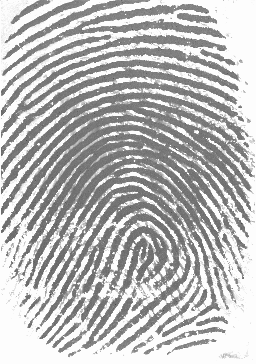
#> input picture image_processing/examples/101_1.bmp, 256 x 364 px
$ python normal_phone.py --input ../examples/101_1.bmp
#> lines starting #> are read from the running program, lines starting #| are printed output that depends on the picture; after the words box and inside, x2 and y2 are one past the last pixel; in counts of white or black regions, pixels touching at a corner belong together
#> further down, img is the input picture: shape (364, 256, 3); min 70, max 253, mean 186.6
### image_processing/utils/utils/normalization.py
"""
Normalization is used to standardize the intensity values in an image by adjusting the range of
gray level values so that they extend in a desired range of values and improve the contrast of the
image. The main goal of normalization is to reduce the variance of the gray level value along the
ridges to facilitate subsequent processing steps
"""
from math import sqrt
import numpy as np


def normalize_pixel(x, v0, v, m, m0):
    """
    From Handbook of Fingerprint Recognition pg 133
    Normalize job used by Hong, Wan and Jain(1998)
    similar to https://pdfs.semanticscholar.org/6e86/1d0b58bdf7e2e2bb0ecbf274cee6974fe13f.pdf equation 21
    :param x: pixel value
    :param v0: desired variance
    :param v: global image variance
    :param m: global image mean
    :param m0: desired mean
    :return: normilized pixel
    """
    dev_coeff = sqrt((v0 * ((x - m)**2)) / v)
    return m0 + dev_coeff if x > m else m0 - dev_coeff

def normalize(im, m0, v0):
    m = np.mean(im)
    v = np.std(im) ** 2
    (y, x) = im.shape
    normilize_image = im.copy()
    for i in range(x):
        for j in range(y):
            normilize_image[j, i] = normalize_pixel(im[j, i], v0, v, m, m0)

    return normilize_image

### image_processing/utils/utils/segmentation.py
"""
In order to eliminate the edges of the image and areas that are too noisy, segmentation is
necessary. It is based on the calculation of the variance of gray levels. For this purpose, the image
is divided into sub-blocks of (W × W) size’s and for each block the variance.
Then, the root of the variance of each block is compared with a threshold T, if the value obtained
is lower than the threshold, then the corresponding block is considered as the background of the
image and will be excluded by the subsequent processing.

The selected threshold value is T = 0.2 and the selected block size is W = 16

This step makes it possible to reduce the size of the useful part of the image and subsequently to
optimize the extraction phase of the biometric data.
"""
import numpy as np
import cv2 as cv


def normalise(img):
    return (img - np.mean(img))/(np.std(img))


def create_segmented_and_variance_images(im, w, threshold=.2):
    """
    Returns mask identifying the ROI. Calculates the standard deviation in each image block and threshold the ROI
    It also normalises the intesity values of
    the image so that the ridge regions have zero mean, unit standard
    deviation.
    :param im: Image
    :param w: size of the block
    :param threshold: std threshold
    :return: segmented_image
    """
    (y, x) = im.shape
    threshold = np.std(im)*threshold

    image_variance = np.zeros(im.shape)
    segmented_image = im.copy()
    mask = np.ones_like(im)

    for i in range(0, x, w):
        for j in range(0, y, w):
            box = [i, j, min(i + w, x), min(j + w, y)]
            block_stddev = np.std(im[box[1]:box[3], box[0]:box[2]])
            image_variance[box[1]:box[3], box[0]:box[2]] = block_stddev

    # apply threshold
    mask[image_variance < threshold] = 0

    # smooth mask with a open/close morphological filter
    kernel = cv.getStructuringElement(cv.MORPH_ELLIPSE,(w*2, w*2))
    mask = cv.morphologyEx(mask, cv.MORPH_OPEN, kernel)
    mask = cv.morphologyEx(mask, cv.MORPH_CLOSE, kernel)

    # normalize segmented image
    segmented_image *= mask
    im = normalise(im)
    mean_val = np.mean(im[mask==0])
    std_val = np.std(im[mask==0])
    norm_img = (im - mean_val)/(std_val)

    return segmented_image, norm_img, mask

### image_processing/utils/utils/orientation.py
import math
import numpy as np
import cv2 as cv


def calculate_angles(im, W, smoth=False):
    """
    anisotropy orientation estimate, based on equations 5 from:
    https://pdfs.semanticscholar.org/6e86/1d0b58bdf7e2e2bb0ecbf274cee6974fe13f.pdf
    :param im:
    :param W: int width of the ridge
    :return: array
    """
    j1 = lambda x, y: 2 * x * y
    j2 = lambda x, y: x ** 2 - y ** 2
    j3 = lambda x, y: x ** 2 + y ** 2

    (y, x) = im.shape

    sobelOperator = [[-1, 0, 1], [-2, 0, 2], [-1, 0, 1]]
    ySobel = np.array(sobelOperator).astype(np.int_)
    xSobel = np.transpose(ySobel).astype(np.int_)

    result = [[] for i in range(1, y, W)]

    Gx_ = cv.filter2D(im/125,-1, ySobel)*125
    Gy_ = cv.filter2D(im/125,-1, xSobel)*125

    for j in range(1, y, W):
        for i in range(1, x, W):
            nominator = 0
            denominator = 0
            for l in range(j, min(j + W, y - 1)):
                for k in range(i, min(i + W , x - 1)):
                    Gx = round(Gx_[l, k])  # horizontal gradients at l, k
                    Gy = round(Gy_[l, k])  # vertial gradients at l, k
                    nominator += j1(Gx, Gy)
                    denominator += j2(Gx, Gy)

            # nominator = round(np.sum(Gy_[j:min(j + W, y - 1), i:min(i + W , x - 1)]))
            # denominator = round(np.sum(Gx_[j:min(j + W, y - 1), i:min(i + W , x - 1)]))
            if nominator or denominator:
                angle = (math.pi + math.atan2(nominator, denominator)) / 2
                orientation = np.pi/2 + math.atan2(nominator,denominator)/2
                result[int((j-1) // W)].append(angle)
            else:
                result[int((j-1) // W)].append(0)

            # segment image
            # focus_img = im[j:min(j + W, y - 1), i:min(i + W , x - 1)]
            # segmentator = -1 if segmentator/W*W < np.max(focus_img)*

    result = np.array(result)

    if smoth:
        result = smooth_angles(result)

    return result


def gauss(x, y):
    ssigma = 1.0
    return (1 / (2 * math.pi * ssigma)) * math.exp(-(x * x + y * y) / (2 * ssigma))


# [56 lines left out: functions kernel_from_function, smooth_angles, get_line_ends, visualize_angles, not called in this run]

### image_processing/utils/utils/frequency.py
import numpy as np
import math
import scipy.ndimage


def frequest(im, orientim, kernel_size, minWaveLength, maxWaveLength):
    """
    Based on https://pdfs.semanticscholar.org/ca0d/a7c552877e30e1c5d87dfcfb8b5972b0acd9.pdf pg.14
    Function to estimate the fingerprint ridge frequency within a small block
    of a fingerprint image.
    An image block the same size as im with all values set to the estimated ridge spatial frequency.  If a
    ridge frequency cannot be found, or cannot be found within the limits set by min and max Wavlength freqim is set to zeros.
    """
    rows, cols = np.shape(im)

    # Find mean orientation within the block. This is done by averaging the
    # sines and cosines of the doubled angles before reconstructing the angle again.
    cosorient = np.cos(2*orientim) # np.mean(np.cos(2*orientim))
    sinorient = np.sin(2*orientim) # np.mean(np.sin(2*orientim))
    block_orient = math.atan2(sinorient,cosorient)/2

    # Rotate the image block so that the ridges are vertical
    rotim = scipy.ndimage.rotate(im,block_orient/np.pi*180 + 90,axes=(1,0),reshape = False,order = 3,mode = 'nearest')

    # Now crop the image so that the rotated image does not contain any invalid regions.
    cropsze = int(np.fix(rows/np.sqrt(2)))
    offset = int(np.fix((rows-cropsze)/2))
    rotim = rotim[offset:offset+cropsze][:,offset:offset+cropsze]

    # Sum down the columns to get a projection of the grey values down the ridges.
    ridge_sum = np.sum(rotim, axis = 0)
    dilation = scipy.ndimage.grey_dilation(ridge_sum, kernel_size, structure=np.ones(kernel_size))
    ridge_noise = np.abs(dilation - ridge_sum); peak_thresh = 2;
    maxpts = (ridge_noise < peak_thresh) & (ridge_sum > np.mean(ridge_sum))
    maxind = np.where(maxpts)
    _, no_of_peaks = np.shape(maxind)

    # Determine the spatial frequency of the ridges by dividing the
    # distance between the 1st and last peaks by the (No of peaks-1). If no
    # peaks are detected, or the wavelength is outside the allowed bounds, the frequency image is set to 0
    if(no_of_peaks<2):
        freq_block = np.zeros(im.shape)
    else:
        waveLength = (maxind[0][-1] - maxind[0][0])/(no_of_peaks - 1)
        if waveLength>=minWaveLength and waveLength<=maxWaveLength:
            freq_block = 1/np.double(waveLength) * np.ones(im.shape)
        else:
            freq_block = np.zeros(im.shape)
    return(freq_block)


def ridge_freq(im, mask, orient, block_size, kernel_size, minWaveLength, maxWaveLength):
    # Function to estimate the fingerprint ridge frequency across a
    # fingerprint image.
    rows,cols = im.shape
    freq = np.zeros((rows,cols))

    for row in range(0, rows - block_size, block_size):
        for col in range(0, cols - block_size, block_size):
            image_block = im[row:row + block_size][:, col:col + block_size]
            angle_block = orient[row // block_size][col // block_size]
            if angle_block:
                freq[row:row + block_size][:, col:col + block_size] = frequest(image_block, angle_block, kernel_size,
                                                                               minWaveLength, maxWaveLength)

    freq = freq*mask
    freq_1d = np.reshape(freq,(1,rows*cols))
    ind = np.where(freq_1d>0)
    ind = np.array(ind)
    ind = ind[1,:]
    non_zero_elems_in_freq = freq_1d[0][ind]
    medianfreq = np.median(non_zero_elems_in_freq) * mask

    return medianfreq

### image_processing/utils/utils/gabor_filter.py
"""
The principle of gabor filtering is to modify the value of the pixels of an image, generally in order to
improve its appearance. In practice, it is a matter of creating a new image using the pixel values
of the original image, in order to select in the Fourier domain the set of frequencies that make up
the region to be detected. The filter used is the Gabor filter with even symmetry and oriented at 0 degrees.

The resulting image will be the spatial convolution of the original (normalized) image and one of
the base filters in the direction and local frequency from the two directional and frequency maps
https://airccj.org/CSCP/vol7/csit76809.pdf pg.91
"""

import numpy as np
import scipy
def gabor_filter(im, orient, freq, kx=0.65, ky=0.65):
    """
    Gabor filter is a linear filter used for edge detection. Gabor filter can be viewed as a sinusoidal plane of
    particular frequency and orientation, modulated by a Gaussian envelope.
    :param im:
    :param orient:
    :param freq:
    :param kx:
    :param ky:
    :return:
    """
    angleInc = 3
    im = np.double(im)
    rows, cols = im.shape
    return_img = np.zeros((rows,cols))

    # Round the array of frequencies to the nearest 0.01 to reduce the
    # number of distinct frequencies we have to deal with.
    # Flatten and sanitize frequency map
    freq_1d = freq.flatten()
    if not np.all(np.isfinite(freq_1d)):
        freq_1d = freq_1d[np.isfinite(freq_1d)]
    frequency_ind = np.array(np.where(freq_1d>0))
    non_zero_elems_in_freq = freq_1d[frequency_ind]
    non_zero_elems_in_freq = np.double(np.round((non_zero_elems_in_freq*100)))/100
    unfreq = np.unique(non_zero_elems_in_freq)

    # Fallback: if no valid frequencies, return a simple binarization
    if unfreq.size == 0:
        # Use mean threshold to create a binary image compatible with downstream steps
        thresh = np.nanmean(im) if np.isfinite(im).any() else 0.0
        gabor_img = (im > thresh).astype(np.uint8) * 255
        return gabor_img

    # Generate filters corresponding to these distinct frequencies and
    # orientations in 'angleInc' increments.
    sigma_x = 1/unfreq*kx
    sigma_y = 1/unfreq*ky
    block_size = np.round(3*np.max([sigma_x,sigma_y]))
    block_size = int(block_size)
    if block_size < 1:
        block_size = 1
    array = np.linspace(-block_size,block_size,(2*block_size + 1))
    x, y = np.meshgrid(array, array)

    # gabor filter equation
    reffilter = np.exp(-(((np.power(x,2))/(sigma_x*sigma_x) + (np.power(y,2))/(sigma_y*sigma_y)))) * np.cos(2*np.pi*unfreq[0]*x)
    filt_rows, filt_cols = reffilter.shape
    gabor_filter = np.array(np.zeros((180//angleInc, filt_rows, filt_cols)))

    # Generate rotated versions of the filter.
    for degree in range(0,180//angleInc):
        rot_filt = scipy.ndimage.rotate(reffilter,-(degree*angleInc + 90),reshape = False)
        gabor_filter[degree] = rot_filt

    # Convert orientation matrix values from radians to an index value that corresponds to round(degrees/angleInc)
    maxorientindex = np.round(180/angleInc)
    orientindex = np.round(orient/np.pi*180/angleInc)
    for i in range(0,rows//16):
        for j in range(0,cols//16):
            if(orientindex[i][j] < 1):
                orientindex[i][j] = orientindex[i][j] + maxorientindex
            if(orientindex[i][j] > maxorientindex):
                orientindex[i][j] = orientindex[i][j] - maxorientindex

    # Find indices of matrix points greater than maxsze from the image boundary
    block_size = int(block_size)
    valid_row, valid_col = np.where(freq>0)
    finalind = \
        np.where((valid_row>block_size) & (valid_row<rows - block_size) & (valid_col>block_size) & (valid_col<cols - block_size))

    for k in range(0, np.shape(finalind)[1]):
        r = valid_row[finalind[0][k]]; c = valid_col[finalind[0][k]]
        img_block = im[r-block_size:r+block_size + 1][:,c-block_size:c+block_size + 1]
        return_img[r][c] = np.sum(img_block * gabor_filter[int(orientindex[r//16][c//16]) - 1])

    gabor_img = 255 - np.array((return_img < 0)*255).astype(np.uint8)

    return gabor_img

### image_processing/utils/normal_phone.py
# normal_phone.py
import os
import cv2
import numpy as np
from skimage.filters import threshold_sauvola
from PIL import Image

# IITK utils
from utils.normalization import normalize as iitk_normalize
from utils.segmentation import create_segmented_and_variance_images
from utils.orientation import calculate_angles
from utils.frequency import ridge_freq
from utils.gabor_filter import gabor_filter

# -------------------------
# Utilities
# -------------------------
def to_gray(img: np.ndarray) -> np.ndarray:
    if img.ndim == 3:
        img = cv2.cvtColor(img, cv2.COLOR_BGR2GRAY)
#> img: shape (364, 256)
    return img

def pad_to_square(img: np.ndarray, size: int = 512) -> np.ndarray:
#> called with size = 512
    h, w = img.shape[:2]
    scale = size / max(h, w)
    new_w, new_h = int(round(w * scale)), int(round(h * scale))
    resized = cv2.resize(img, (new_w, new_h), interpolation=cv2.INTER_AREA)
    canvas = np.full((size, size), 255, dtype=np.uint8)
    x0 = (size - new_w) // 2
    y0 = (size - new_h) // 2
    canvas[y0:y0+new_h, x0:x0+new_w] = resized
    return canvas

def remove_background(img: np.ndarray, sigma: int = 35) -> np.ndarray:
#> called with sigma = 35
    f = img.astype(np.float32)
    bg = cv2.GaussianBlur(f, (0, 0), sigma)
    diff = cv2.subtract(f, bg)
    norm = cv2.normalize(diff, None, 0, 255, cv2.NORM_MINMAX)
    return norm.astype(np.uint8)

def enhance_contrast(img: np.ndarray, clip_limit=2.0, tile_grid_size=(4, 4)) -> np.ndarray:
#> called with clip_limit = 2, tile_grid_size = (4, 4)
    clahe = cv2.createCLAHE(clipLimit=clip_limit, tileGridSize=tile_grid_size)
    return clahe.apply(img)

def unsharp_mask(img, ksize=(5, 5), amount=1.5):
#> called with ksize = (5, 5), amount = 1.5
    blur = cv2.GaussianBlur(img, ksize, 0)
    return cv2.addWeighted(img, 1 + amount, blur, -amount, 0)

def adaptive_binarize(img):
    win_size = 25
    thresh = threshold_sauvola(img, window_size=win_size)
    binary = (img > thresh).astype(np.uint8) * 255
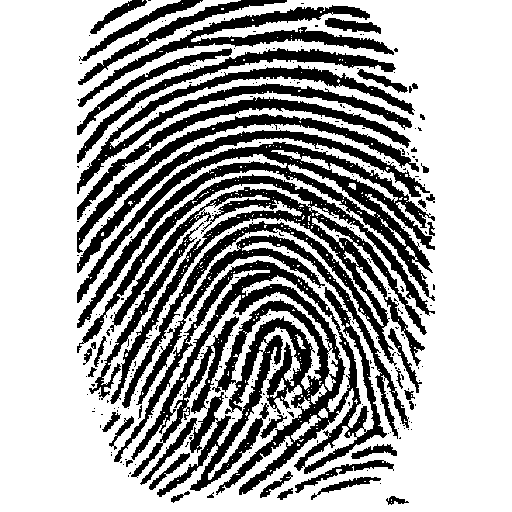
#> binary: shape (512, 512); 67% white; 301 black regions (253 under 20 px), largest, box (x1, y1, x2, y2) and area: (114, 235, 409, 497) 23870, (77, 174, 435, 408) 14947, (77, 142, 435, 328) 10057
    return binary

def deskew(img: np.ndarray) -> np.ndarray:
    coords = np.column_stack(np.where(img > 0))
#> coords = 175679 pairs, first value 0 to 511, second value 0 to 511
    if coords.size == 0:
        return img
    angle = cv2.minAreaRect(coords)[-1]
#> angle = -90
    if angle < -45:
        angle = -(90 + angle)
#> angle = 0
    else:
        angle = -angle
    (h, w) = img.shape[:2]
    M = cv2.getRotationMatrix2D((w // 2, h // 2), angle, 1.0)
#> M = [[1, 0, 0], [0, 1, 0]]
    return cv2.warpAffine(img, M, (w, h), flags=cv2.INTER_CUBIC,
                          borderMode=cv2.BORDER_REPLICATE)

def _fingerprint_bbox(binary_img: np.ndarray) -> tuple[int, int, int, int]:
    """Estimate bounding box of the fingerprint area on a binary/near-binary image.
    Assumes background is mostly white. Returns (x, y, w, h).
    Fallbacks to center box if nothing is found.
    """
    h, w = binary_img.shape[:2]
    # Consider anything not white as foreground
    mask = (binary_img < 250).astype(np.uint8) * 255
    if mask.sum() == 0:
        # fallback: center box
        cw, ch = int(w * 0.6), int(h * 0.6)
        cx, cy = w // 2, h // 2
        return max(0, cx - cw // 2), max(0, cy - ch // 2), cw, ch

    # Connect ridges and remove tiny noise
    kernel = np.ones((5, 5), np.uint8)
    mask = cv2.morphologyEx(mask, cv2.MORPH_CLOSE, kernel, iterations=2)
#> mask: shape (512, 512); 59.2% white; 17 black regions, largest, box (x1, y1, x2, y2) and area: (0, 0, 512, 512) 104914, (104, 11, 139, 34) 379, (121, 405, 139, 418) 185
    mask = cv2.morphologyEx(mask, cv2.MORPH_OPEN, kernel, iterations=1)
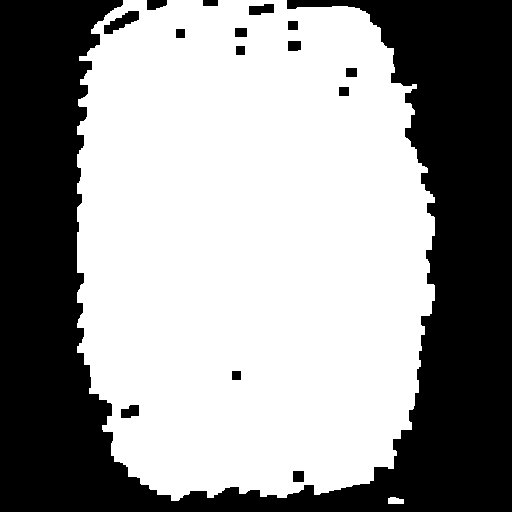
#> mask: shape (512, 512); 59.1% white; 15 black regions

    cnts, _ = cv2.findContours(mask, cv2.RETR_EXTERNAL, cv2.CHAIN_APPROX_SIMPLE)
#> cnts = 2 contours; box (x1, y1, x2, y2) and area: (77, 0, 435, 501) 155512, (388, 497, 404, 504) 76
    if not cnts:
        cw, ch = int(w * 0.6), int(h * 0.6)
        cx, cy = w // 2, h // 2
        return max(0, cx - cw // 2), max(0, cy - ch // 2), cw, ch

    c = max(cnts, key=cv2.contourArea)
#> c = contour of 521 points, box (x1, y1, x2, y2) (77, 0, 435, 501), area 155512
    x, y, bw, bh = cv2.boundingRect(c)
#> x = 77; y = 0; bw = 358; bh = 501
    return x, y, bw, bh

def crop_upper_two_thirds(img: np.ndarray, ref_for_bbox: np.ndarray | None = None,
                          zoom_factor: float = 1.15, pad: int = 8) -> np.ndarray:
    """Crop a zoomed region centered on the fingerprint and keep only the upper 2/3.

    - ref_for_bbox: image used to detect bbox (binary preferred). If None, uses img.
    - zoom_factor > 1.0: values slightly >1 reduce the bbox (zoom in).
    - pad: small margin around the crop.
    """
    src = ref_for_bbox if ref_for_bbox is not None else img
    if src.ndim == 3:
        src_gray = cv2.cvtColor(src, cv2.COLOR_BGR2GRAY)
    else:
        src_gray = src

    x, y, bw, bh = _fingerprint_bbox(src_gray)
#> x = 77; y = 0; bw = 358; bh = 501

    # Zoom: shrink bbox around its center
    cx, cy = x + bw / 2.0, y + bh / 2.0
#> cx = 256; cy = 250.5
    zw, zh = int(round(bw / zoom_factor)), int(round(bh / zoom_factor))
#> zw = 311; zh = 436
    zx, zy = int(round(cx - zw / 2.0)), int(round(cy - zh / 2.0))
#> zx = 100; zy = 32

    # Keep only upper 2/3 of the zoomed bbox
    upper_h = int(round(zh * (2.0 / 3.0)))
#> upper_h = 291
    x1 = max(0, zx - pad)
#> x1 = 92
    y1 = max(0, zy - pad)
#> y1 = 24
    x2 = min(img.shape[1], zx + zw + pad)
#> x2 = 419
    y2 = min(img.shape[0], zy + upper_h + pad)
#> y2 = 331

    # Guard against invalid ranges
    if x2 <= x1 or y2 <= y1:
        return img.copy()
    return img[y1:y2, x1:x2].copy()
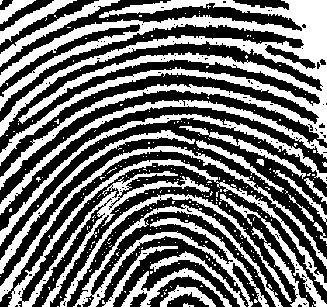
#> returned value: shape (307, 327); 44.4% white; 332 white regions (307 under 20 px), largest, box (x1, y1, x2, y2) and area: (0, 0, 327, 190) 17449, (8, 159, 327, 307) 4669, (73, 204, 283, 307) 3494

def preprocess_phone_capture(img, size=512):
    gray = to_gray(img)
    gray = cv2.fastNlMeansDenoising(gray, None, 10, 7, 21)
    return pad_to_square(gray, size)

def save_with_dpi(path, arr, dpi=(500, 500)):
    im = Image.fromarray(arr)
    im.save(path, dpi=dpi)

# -------------------------
# Phone capture pipeline
# -------------------------
def phone_pipeline(img: np.ndarray, block_size: int = 16):
    pre = preprocess_phone_capture(img)
    nobg = remove_background(pre)
    contrast = enhance_contrast(nobg)
    sharpened = unsharp_mask(contrast)
    binary = adaptive_binarize(sharpened)
    aligned = deskew(binary)

    # Crop: zoom on center and keep upper 2/3 of the fingerprint
    aligned_upper23 = crop_upper_two_thirds(aligned, ref_for_bbox=aligned,
                                            zoom_factor=1.15, pad=8)

    normalized = iitk_normalize(aligned.copy(), 100.0, 100.0)
#> in normalize, `m = np.mean(im)`: m = 170.9
#> in normalize, `v = np.std(im) ** 2`: v = 14373.4
#> the loop in normalize, `for i in range(x):` made 512 passes
    segmented, normim, mask = create_segmented_and_variance_images(normalized, block_size, 0.2)
#> in create_segmented_and_variance_images, `segmented_image *= mask`:
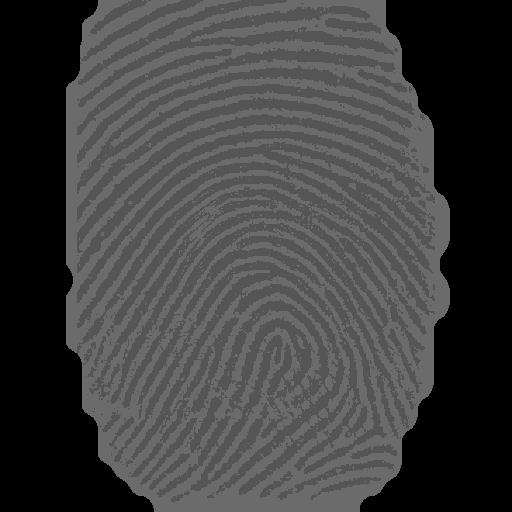
#> segmented_image: shape (512, 512); min 0, max 107, mean 64.1
#> mask: shape (512, 512); values 0 (black) and 1 (white), 66.7% white; 2 black regions, box (x1, y1, x2, y2) and area: (360, 0, 512, 512) 46229, (0, 0, 154, 512) 41139
    angles = calculate_angles(normalized, W=block_size, smoth=False)
#> in calculate_angles, `Gy_ = cv.filter2D(im/125,-1, xSobel)*125`:
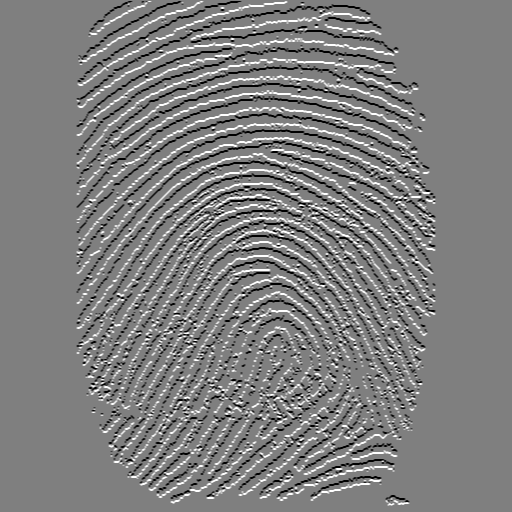
#> Gy_: shape (512, 512) float64; min -88, max 88, mean 0.1; drawn with min black and max white
    freq = ridge_freq(normim, mask, angles, block_size,
                      kernel_size=5, minWaveLength=5, maxWaveLength=15)
#> after the loop in ridge_freq, `for row in range(0, rows - block_size, block_size):`:
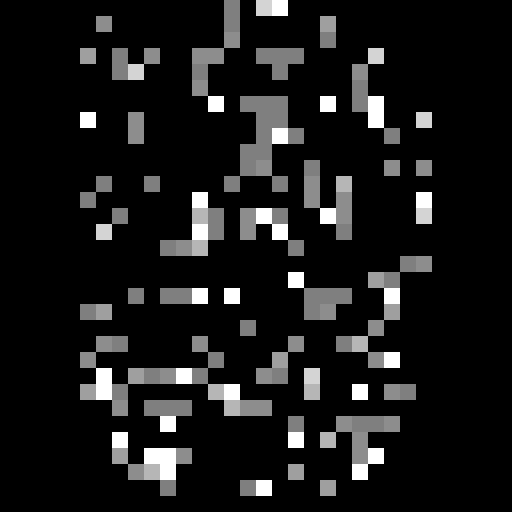
#> freq: shape (512, 512) float64; min 0, max 0.2, mean 0.0204; drawn with min black and max white

    gabor_img = gabor_filter(normim, angles, freq)
#> after the loop in gabor_filter, `for i in range(0,rows//16):`:
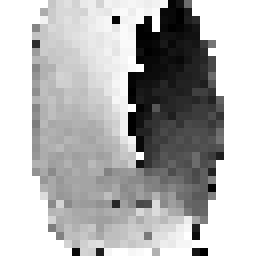
#> orientindex: shape (32, 32) float64 (shown 8 times larger); min 1, max 60, mean 42.6; drawn with min black and max white
#> (the rest of the program and of its run is left out)
